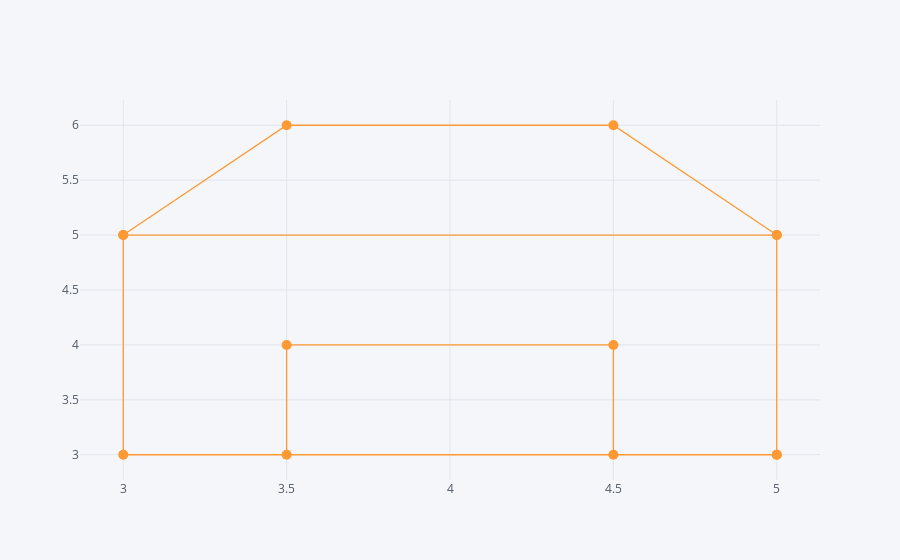

The cell this chart's notebook holds for it:
### Code cell
df.iplot(kind='scatter',x='A',y='B',mode='lines+markers',size=10)

### Figure 1 — Plotly figure (JSON) as saved in the notebook; plotly's stock layout.template omitted (floating-point values rounded to 4 significant figures)
{"data": [{"line": {"color": "rgba(255, 153, 51, 1.0)", "dash": "solid", "shape": "linear", "width": 1.3}, "marker": {"size": 10, "symbol": "circle"}, "mode": "lines+markers", "name": "B", "text": "", "type": "scatter", "x": [3, 3.5, 4.5, 5, 3, 3, 5, 3.5, 3.5, 4.5, 4.5, 5, 5], "y": [5, 6, 6, 5, 5, 3, 3, 3, 4, 4, 3, 3, 5]}], "layout": {"legend": {"bgcolor": "#F5F6F9", "font": {"color": "#4D5663"}}, "paper_bgcolor": "#F5F6F9", "plot_bgcolor": "#F5F6F9", "title": {"font": {"color": "#4D5663"}}, "xaxis": {"gridcolor": "#E1E5ED", "showgrid": true, "tickfont": {"color": "#4D5663"}, "title": {"font": {"color": "#4D5663"}, "text": ""}, "zerolinecolor": "#E1E5ED"}, "yaxis": {"gridcolor": "#E1E5ED", "showgrid": true, "tickfont": {"color": "#4D5663"}, "title": {"font": {"color": "#4D5663"}, "text": ""}, "zerolinecolor": "#E1E5ED"}}}
